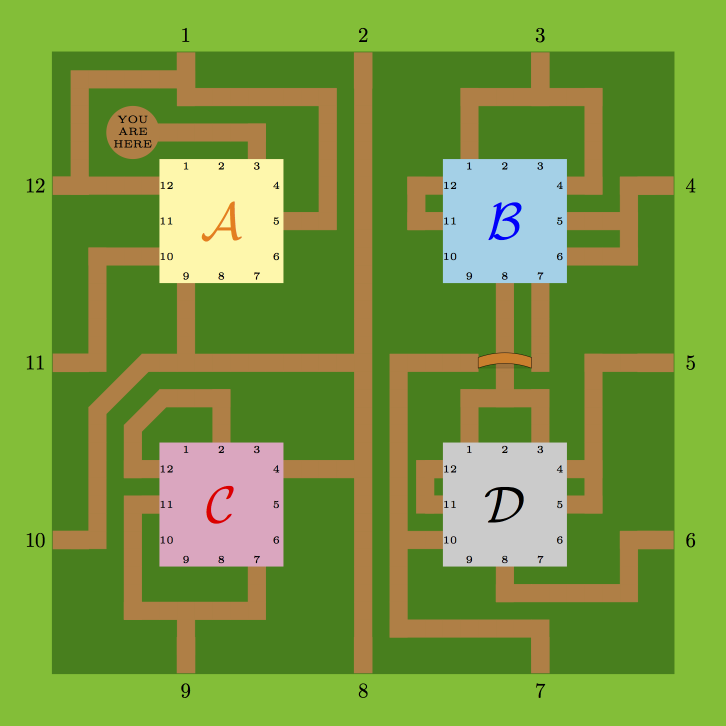
#> input picture Maze_Images/Alice_and_the_Hedge_Maze.png, 1452 x 1452 px, found by its file name (shown at 1/2 size)
$ python -i build-artwork-drafts.py   (imports and definitions only)
#> lines starting #> are read from the running program, lines starting #| are printed output that depends on the picture; after the words box and inside, x2 and y2 are one past the last pixel; in counts of white or black regions, pixels touching at a corner belong together
"""Create reviewable source-coordinate traces. Raster connectivity remains WIP.
Run from repository root with Python, Pillow, numpy, scipy and scikit-image.
SVG geometry is captured by inspect-svg-artwork.py with Chromium.
"""
from pathlib import Path
import json, math
import numpy as np
from PIL import Image
from scipy import ndimage
from skimage.morphology import skeletonize

ROOT = Path(__file__).resolve().parents[2]
DATA = ROOT / 'my_way/src/data/mazes'
# [1 line that did not run here, left out]
# [1 line that did not run here, left out]
# Frames are tentative image-relative measurements; original pixels are never moved.
FRAMES = {
 'Alice_and_the_Hedge_Maze.png':[(.22,.22,.17,.17),(.61,.22,.17,.17),(.22,.61,.17,.17),(.61,.61,.17,.17)],
 'Daedalus_1.gif':[(.19,.19,.14,.14),(.43,.19,.14,.14),(.67,.19,.14,.14),(.19,.43,.14,.14),(.43,.43,.14,.14),(.67,.43,.14,.14),(.19,.67,.14,.14),(.43,.67,.14,.14),(.67,.67,.14,.14)],
 'Daedalus_3.gif':[(.19,.19,.14,.14),(.43,.19,.14,.14),(.67,.19,.14,.14),(.19,.43,.14,.14),(.43,.43,.14,.14),(.67,.43,.14,.14),(.19,.67,.14,.14),(.43,.67,.14,.14),(.67,.67,.14,.14)],
 'Wolfram_0.jpg':[(.35,.36,.30,.30)],
 'Wolfram_1.gif':[(.18,.13,.18,.15),(.40,.13,.18,.15),(.63,.13,.18,.15),(.18,.40,.18,.15),(.63,.40,.18,.15),(.18,.67,.18,.15),(.40,.67,.18,.15),(.63,.67,.18,.15)],
 'Wolfram_1_-_Solution.jpg':[(.18,.13,.18,.15),(.40,.13,.18,.15),(.63,.13,.18,.15),(.18,.40,.18,.15),(.63,.40,.18,.15),(.18,.67,.18,.15),(.40,.67,.18,.15),(.63,.67,.18,.15)],
 'Wolfram_2.jpg':[(.20,.35,.15,.15),(.50,.15,.15,.15),(.65,.62,.15,.15)],
 'Wolfram_2_-_Wires.png':[(.18,.32,.18,.18),(.47,.11,.18,.18),(.63,.59,.18,.18)],
 'Skeptic_Play_1.jpg':[(.17,.35,.27,.27),(.56,.35,.27,.27)],
 'Skeptic_Play_3_Alt.png':[(.15,.15,.25,.25),(.60,.15,.25,.25),(.60,.60,.25,.25),(.15,.60,.25,.25)],
 'Skeptic_Play_3.png':[(.15,.15,.25,.25),(.60,.15,.25,.25),(.60,.60,.25,.25),(.15,.60,.25,.25)],
 'Berkly.jpg':[(.18,.32,.22,.22),(.61,.32,.22,.22)],
 'Geocaching_Easter_13-10.png':[(.65,.07,.25,.25),(.35,.37,.25,.25),(.05,.67,.25,.25)],
 'Jay_McArthur_-_A_Long_Path_v6.png':[(.405,.165,.17,.18),(.595,.277,.17,.18),(.595,.50,.17,.18),(.405,.615,.17,.18),(.215,.50,.17,.18),(.215,.277,.17,.18)],
 'Luegarua.webp':[(.32,.30,.34,.38)],
 'Daedalus_2.jpg':[(.18,.16,.22,.22),(.61,.16,.22,.22),(.18,.62,.22,.22)],
 'Snuke_1.jpg':[(.34,.32,.34,.36)],
 'Snuke_2.jpg':[(.18,.38,.18,.20),(.43,.17,.18,.20),(.64,.53,.18,.20)],
 'Windischer.gif':[(.35,.34,.31,.31)],
 'Windischer.png':[(.35,.34,.31,.31)],
 'Windischer_Recursion.jpg':[(.35,.34,.31,.31)],
}
PALETTE = ['#d43b39','#d48518','#ac9c20','#58a12c','#20a08b','#1a9fbe','#3561c0','#733fc1','#ad3eb0']

def paths_from_mask(mask, color, first, max_radius=8):
    labels, count = ndimage.label(mask, structure=np.ones((3,3)))
    traces, paths = [], []
    minimum = max(25, mask.shape[0]//9)
    for component in range(1,count+1):
        region = labels == component
        if region.sum() < minimum: continue
        if color != '#303e4a' and ndimage.distance_transform_edt(region).max() > max_radius: continue
        skeleton = skeletonize(region)
        ys,xs = np.nonzero(skeleton)
        if len(xs) < minimum or max(xs.max()-xs.min(),ys.max()-ys.min()) < minimum//2: continue
        path = str(first+len(paths))
        paths.append({'id':path,'label':path,'color':color,'helper':False})
        # Emit chains between endpoints/junctions, all assigned to the same connected path.
        pixels=set(zip(xs.tolist(),ys.tolist()))
        def neighbors(p):
            x,y=p
            return [q for q in ((x+i,y+j)for i in (-1,0,1)for j in (-1,0,1)if i or j)if q in pixels]
        used=set()
        starts=sorted(pixels,key=lambda p:(len(neighbors(p))==2,p[1],p[0]))
        for start in starts:
            for nxt in neighbors(start):
                edge=tuple(sorted((start,nxt)))
                if edge in used:continue
                chain=[start];prev,current=start,nxt;used.add(edge)
                while True:
                    chain.append(current)
                    ns=[q for q in neighbors(current)if q!=prev and tuple(sorted((current,q)))not in used]
                    if len(ns)!=1:break
                    nxt=ns[0];used.add(tuple(sorted((current,nxt))));prev,current=current,nxt
                if len(chain)<5:continue
                # Keep bends and endpoints, avoiding thousands of collinear handles.
                points=[chain[0]]
                for i in range(1,len(chain)-1):
                    a,b,c=chain[i-1:i+2]
                    if (b[0]-a[0],b[1]-a[1])!=(c[0]-b[0],c[1]-b[1]):points.append(b)
                points.append(chain[-1])
                traces.append({'id':f'trace-{len(traces)}-{path}','path':path,'color':color,'points':points})
    return traces,paths

def raster(asset):
    im=Image.open(ROOT/'my_way/public'/asset).convert('RGB')
    # Trace at source resolution; bound very large images without changing coordinate alignment.
    if max(im.size)>1200:im.thumbnail((1200,1200))
#> im: PIL image 1200x1200 RGB
    w,h=im.size;rgb=np.asarray(im)/255;hi=rgb.max(2);lo=rgb.min(2)
#> after `w, h = im.size`: w = 1200; h = 1200
#> after `hi = rgb.max(2)`:
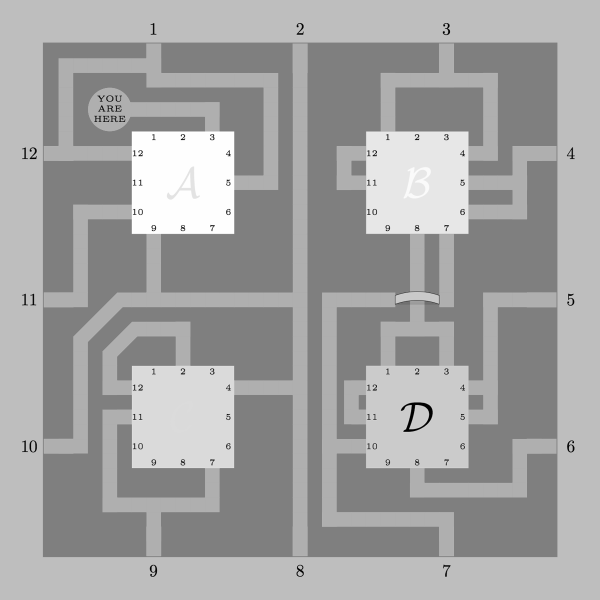
#> hi: shape (1200, 1200) float64 (shown at 1/2 size); min 0, max 1, mean 0.638
#> after `lo = rgb.min(2)`:
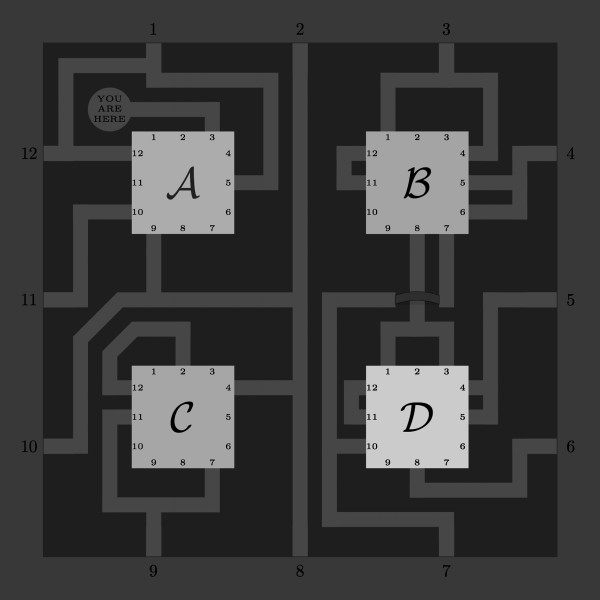
#> lo: shape (1200, 1200) float64 (shown at 1/2 size); min 0, max 0.851, mean 0.235
    frames=[{'id':chr(65+i),'x':x*w,'y':y*h,'width':fw*w,'height':fh*h}for i,(x,y,fw,fh)in enumerate(FRAMES.get(Path(asset).name,[]))]
    valid=np.ones((h,w),dtype=bool)
    for f in frames:
        x,y,fw,fh=[round(f[k]) for k in ('x','y','width','height')]
        valid[max(0,y):y+fh,max(0,x):x+fw]=False
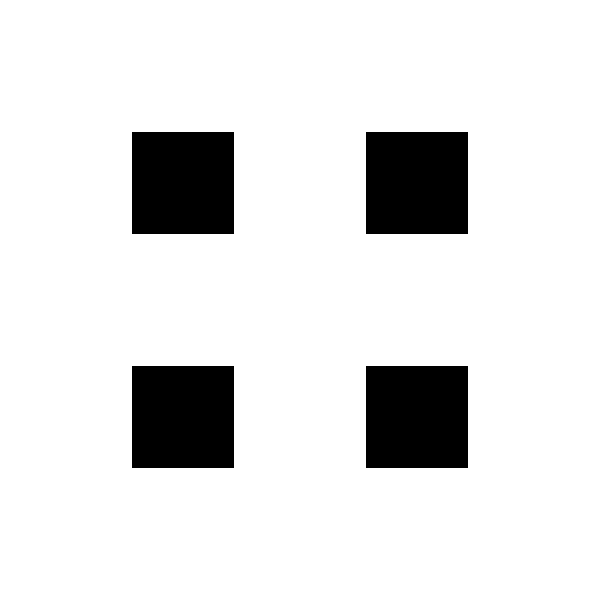
#> valid: shape (1200, 1200) bool (shown at 1/2 size); 88.4% white; 4 black regions, box (x1, y1, x2, y2) and area: (264, 264, 468, 468) 41616, (732, 264, 936, 468) 41616, (264, 732, 468, 936) 41616, (732, 732, 936, 936) 41616
    if Path(asset).name == 'Alice_and_the_Hedge_Maze.png':
        # Thick ochre corridors are deliberate here; exclude the green hedge and room fills.
        mask=(np.linalg.norm(rgb-np.array([175,127,70])/255,axis=2)<.04)&valid
#> mask: shape (1200, 1200) bool; 16.6% white; 21 white regions (4 under 20 px), largest, box (x1, y1, x2, y2) and area: (88, 87, 615, 1112) 57907, (88, 87, 556, 380) 31437, (644, 585, 908, 1112) 27026
        ts,ps=paths_from_mask(mask,'#af7f46',1,max_radius=40)
#> in paths_from_mask, `labels, count = ndimage.label(mask, structure=np.ones((3,3)))`:
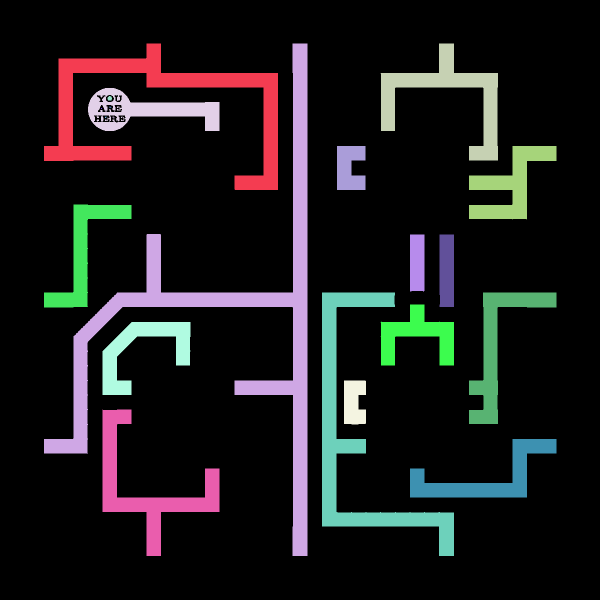
#> labels: shape (1200, 1200) int32 (shown at 1/2 size); 22 distinct labels, from 0 to 21; one colour per label, 0 black
#> in paths_from_mask, `labels, count = ndimage.label(mask, structure=np.ones((3,3)))`: count = 21
#> the loop in paths_from_mask, `for component in range(1,count+1):` made 21 passes
#> pass 1, in paths_from_mask, `skeleton = skeletonize(region)`:
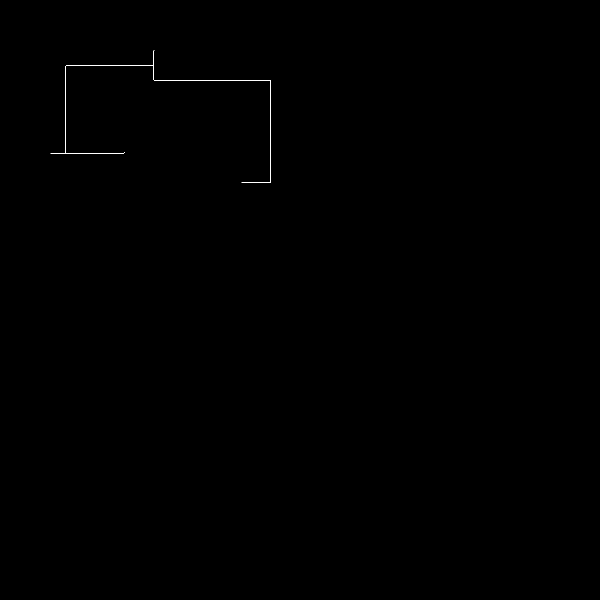
#> skeleton: shape (1200, 1200) bool (shown at 1/2 size); 0.07% white in thin lines or dots, all inside (x1, y1, x2, y2) = (101, 100, 542, 366)
#> after the loop in paths_from_mask, `for component in range(1,count+1):`:
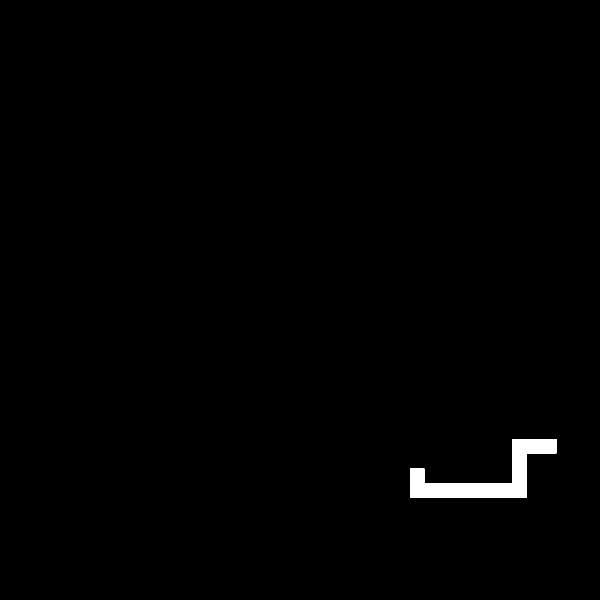
#> region: shape (1200, 1200) bool (shown at 1/2 size); 0.83% white; 1 white region, box (x1, y1, x2, y2) and area: (820, 878, 1113, 995) 11890
#> after the loop in paths_from_mask, `for component in range(1,count+1):`:
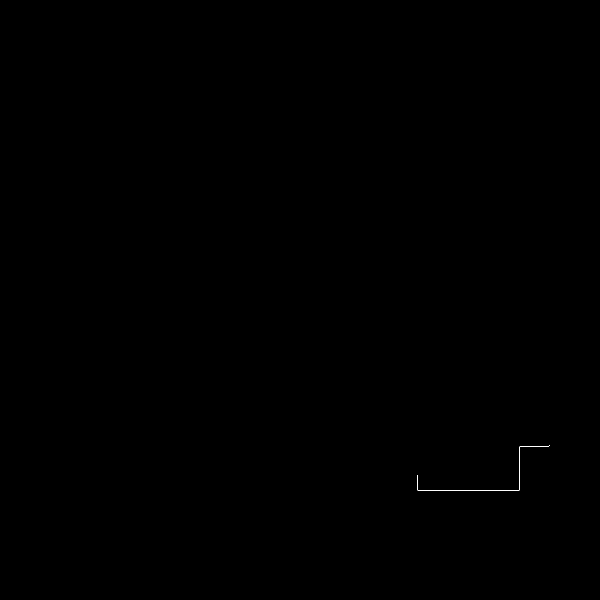
#> skeleton: shape (1200, 1200) bool (shown at 1/2 size); 0.03% white in thin lines or dots, all inside (x1, y1, x2, y2) = (834, 891, 1100, 981)
        return {'asset':asset,'width':w,'height':h,'bounds':[0,0,w,h],'traces':ts,'frames':frames},ps
    # HSV-like hue binning separates different-color crossings; grayscale crossings need review.
    from skimage.color import rgb2hsv
    hsv=rgb2hsv(rgb);saturated=(hi-lo>.25)&(lo<.65)&valid
    traces=[];paths=[]
    if saturated.sum()>100:
        buckets=np.floor((hsv[:,:,0]*9+.5)%9).astype(int)
        for i,color in enumerate(PALETTE):
            mask=saturated&(buckets==i)
            mask=ndimage.binary_closing(mask,structure=np.ones((2,2)))&valid
            ts,ps=paths_from_mask(mask,color,len(paths)+1);traces+=ts;paths+=ps
    if not paths:
        black=(hi<.40)
        bulk=ndimage.binary_dilation(ndimage.distance_transform_edt(black)>5,iterations=4)
        mask=black & ~bulk & valid
        ts,ps=paths_from_mask(mask,'#303e4a',1);traces+=ts;paths+=ps
    return {'asset':asset,'width':w,'height':h,'bounds':[0,0,w,h],'traces':traces,'frames':frames},paths

results=[]
# [21 lines not run here, left out]

>>> result = raster('../../Maze_Images/Alice_and_the_Hedge_Maze.png')
